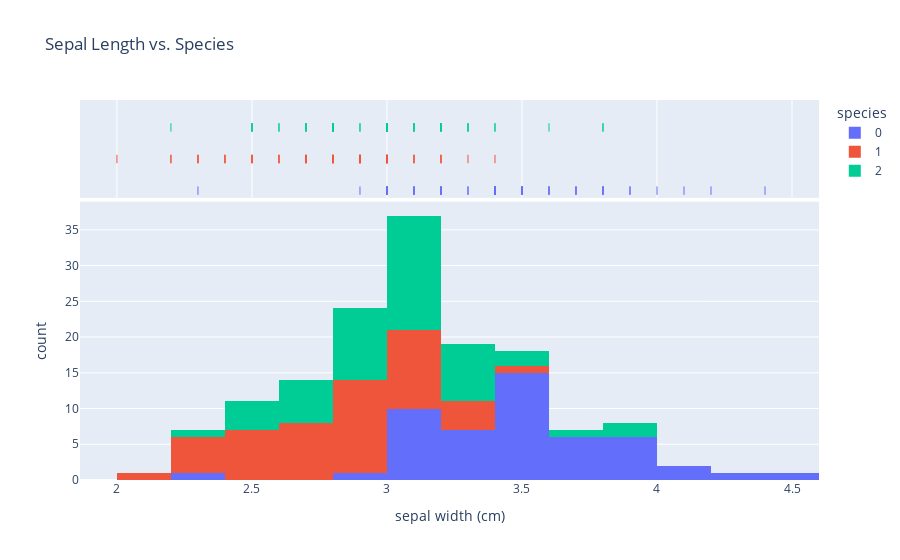

This figure's notebook cell:
### Code cell
fig = px.histogram(df, x = 'sepal width (cm)', color = 'species', marginal = 'rug', title = 'Sepal Length vs. Species')
fig.show()

### Figure 1 — Plotly figure (JSON) as saved in the notebook; plotly's stock layout.template omitted (floating-point values rounded to 4 significant figures)
{"data": [{"alignmentgroup": "True", "bingroup": "x", "hovertemplate": "species=0<br>sepal width (cm)=%{x}<br>count=%{y}<extra></extra>", "legendgroup": "0", "marker": {"color": "#636efa", "pattern": {"shape": ""}}, "name": "0", "offsetgroup": "0", "orientation": "v", "showlegend": true, "type": "histogram", "x": [3.5, 3, 3.2, 3.1, 3.6, 3.9, 3.4, 3.4, 2.9, 3.1, 3.7, 3.4, 3, 3, 4, 4.4, 3.9, 3.5, 3.8, 3.8, 3.4, 3.7, 3.6, 3.3, 3.4, 3, 3.4, 3.5, 3.4, 3.2, 3.1, 3.4, 4.1, 4.2, 3.1, 3.2, 3.5, 3.6, 3, 3.4, 3.5, 2.3, 3.2, 3.5, 3.8, 3, 3.8, 3.2, 3.7, 3.3], "xaxis": "x", "yaxis": "y"}, {"alignmentgroup": "True", "boxpoints": "all", "fillcolor": "rgba(255,255,255,0)", "hoveron": "points", "hovertemplate": "species=0<br>sepal width (cm)=%{x}<extra></extra>", "jitter": 0, "legendgroup": "0", "line": {"color": "rgba(255,255,255,0)"}, "marker": {"color": "#636efa", "symbol": "line-ns-open"}, "name": "0", "offsetgroup": "0", "showlegend": false, "type": "box", "x": [3.5, 3, 3.2, 3.1, 3.6, 3.9, 3.4, 3.4, 2.9, 3.1, 3.7, 3.4, 3, 3, 4, 4.4, 3.9, 3.5, 3.8, 3.8, 3.4, 3.7, 3.6, 3.3, 3.4, 3, 3.4, 3.5, 3.4, 3.2, 3.1, 3.4, 4.1, 4.2, 3.1, 3.2, 3.5, 3.6, 3, 3.4, 3.5, 2.3, 3.2, 3.5, 3.8, 3, 3.8, 3.2, 3.7, 3.3], "xaxis": "x2", "yaxis": "y2"}, {"alignmentgroup": "True", "bingroup": "x", "hovertemplate": "species=1<br>sepal width (cm)=%{x}<br>count=%{y}<extra></extra>", "legendgroup": "1", "marker": {"color": "#EF553B", "pattern": {"shape": ""}}, "name": "1", "offsetgroup": "1", "orientation": "v", "showlegend": true, "type": "histogram", "x": [3.2, 3.2, 3.1, 2.3, 2.8, 2.8, 3.3, 2.4, 2.9, 2.7, 2, 3, 2.2, 2.9, 2.9, 3.1, 3, 2.7, 2.2, 2.5, 3.2, 2.8, 2.5, 2.8, 2.9, 3, 2.8, 3, 2.9, 2.6, 2.4, 2.4, 2.7, 2.7, 3, 3.4, 3.1, 2.3, 3, 2.5, 2.6, 3, 2.6, 2.3, 2.7, 3, 2.9, 2.9, 2.5, 2.8], "xaxis": "x", "yaxis": "y"}, {"alignmentgroup": "True", "boxpoints": "all", "fillcolor": "rgba(255,255,255,0)", "hoveron": "points", "hovertemplate": "species=1<br>sepal width (cm)=%{x}<extra></extra>", "jitter": 0, "legendgroup": "1", "line": {"color": "rgba(255,255,255,0)"}, "marker": {"color": "#EF553B", "symbol": "line-ns-open"}, "name": "1", "offsetgroup": "1", "showlegend": false, "type": "box", "x": [3.2, 3.2, 3.1, 2.3, 2.8, 2.8, 3.3, 2.4, 2.9, 2.7, 2, 3, 2.2, 2.9, 2.9, 3.1, 3, 2.7, 2.2, 2.5, 3.2, 2.8, 2.5, 2.8, 2.9, 3, 2.8, 3, 2.9, 2.6, 2.4, 2.4, 2.7, 2.7, 3, 3.4, 3.1, 2.3, 3, 2.5, 2.6, 3, 2.6, 2.3, 2.7, 3, 2.9, 2.9, 2.5, 2.8], "xaxis": "x2", "yaxis": "y2"}, {"alignmentgroup": "True", "bingroup": "x", "hovertemplate": "species=2<br>sepal width (cm)=%{x}<br>count=%{y}<extra></extra>", "legendgroup": "2", "marker": {"color": "#00cc96", "pattern": {"shape": ""}}, "name": "2", "offsetgroup": "2", "orientation": "v", "showlegend": true, "type": "histogram", "x": [3.3, 2.7, 3, 2.9, 3, 3, 2.5, 2.9, 2.5, 3.6, 3.2, 2.7, 3, 2.5, 2.8, 3.2, 3, 3.8, 2.6, 2.2, 3.2, 2.8, 2.8, 2.7, 3.3, 3.2, 2.8, 3, 2.8, 3, 2.8, 3.8, 2.8, 2.8, 2.6, 3, 3.4, 3.1, 3, 3.1, 3.1, 3.1, 2.7, 3.2, 3.3, 3, 2.5, 3, 3.4, 3], "xaxis": "x", "yaxis": "y"}, {"alignmentgroup": "True", "boxpoints": "all", "fillcolor": "rgba(255,255,255,0)", "hoveron": "points", "hovertemplate": "species=2<br>sepal width (cm)=%{x}<extra></extra>", "jitter": 0, "legendgroup": "2", "line": {"color": "rgba(255,255,255,0)"}, "marker": {"color": "#00cc96", "symbol": "line-ns-open"}, "name": "2", "offsetgroup": "2", "showlegend": false, "type": "box", "x": [3.3, 2.7, 3, 2.9, 3, 3, 2.5, 2.9, 2.5, 3.6, 3.2, 2.7, 3, 2.5, 2.8, 3.2, 3, 3.8, 2.6, 2.2, 3.2, 2.8, 2.8, 2.7, 3.3, 3.2, 2.8, 3, 2.8, 3, 2.8, 3.8, 2.8, 2.8, 2.6, 3, 3.4, 3.1, 3, 3.1, 3.1, 3.1, 2.7, 3.2, 3.3, 3, 2.5, 3, 3.4, 3], "xaxis": "x2", "yaxis": "y2"}], "layout": {"barmode": "relative", "legend": {"title": {"text": "species"}, "tracegroupgap": 0}, "title": {"text": "Sepal Length vs. Species"}, "xaxis": {"anchor": "y", "domain": [0, 1], "title": {"text": "sepal width (cm)"}}, "xaxis2": {"anchor": "y2", "domain": [0, 1], "matches": "x", "showgrid": true, "showticklabels": false}, "yaxis": {"anchor": "x", "domain": [0, 0.7326], "title": {"text": "count"}}, "yaxis2": {"anchor": "x2", "domain": [0.7426, 1], "matches": "y2", "showgrid": false, "showline": false, "showticklabels": false, "ticks": ""}}}
